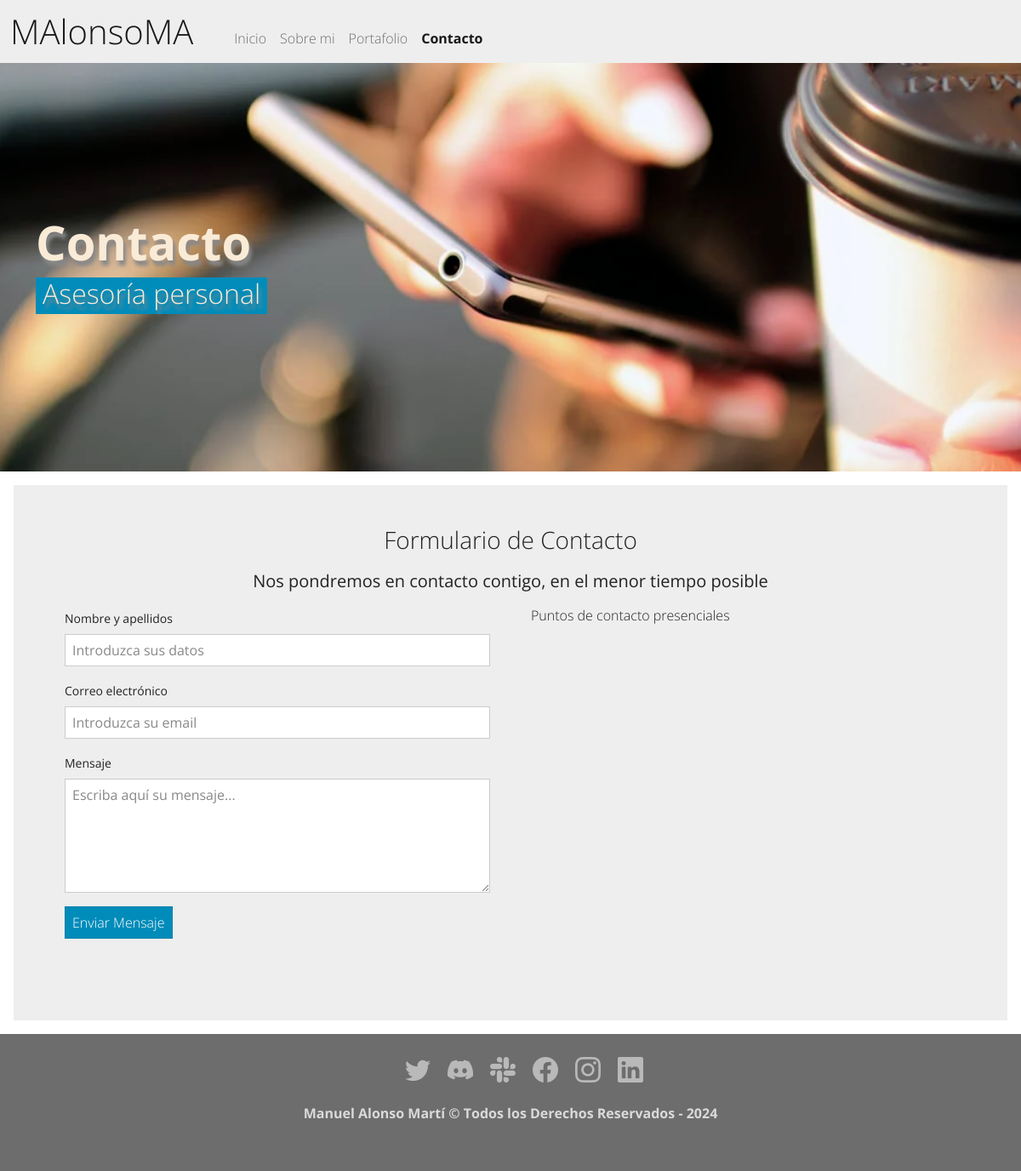
Page /contact/ on the earlier database version.
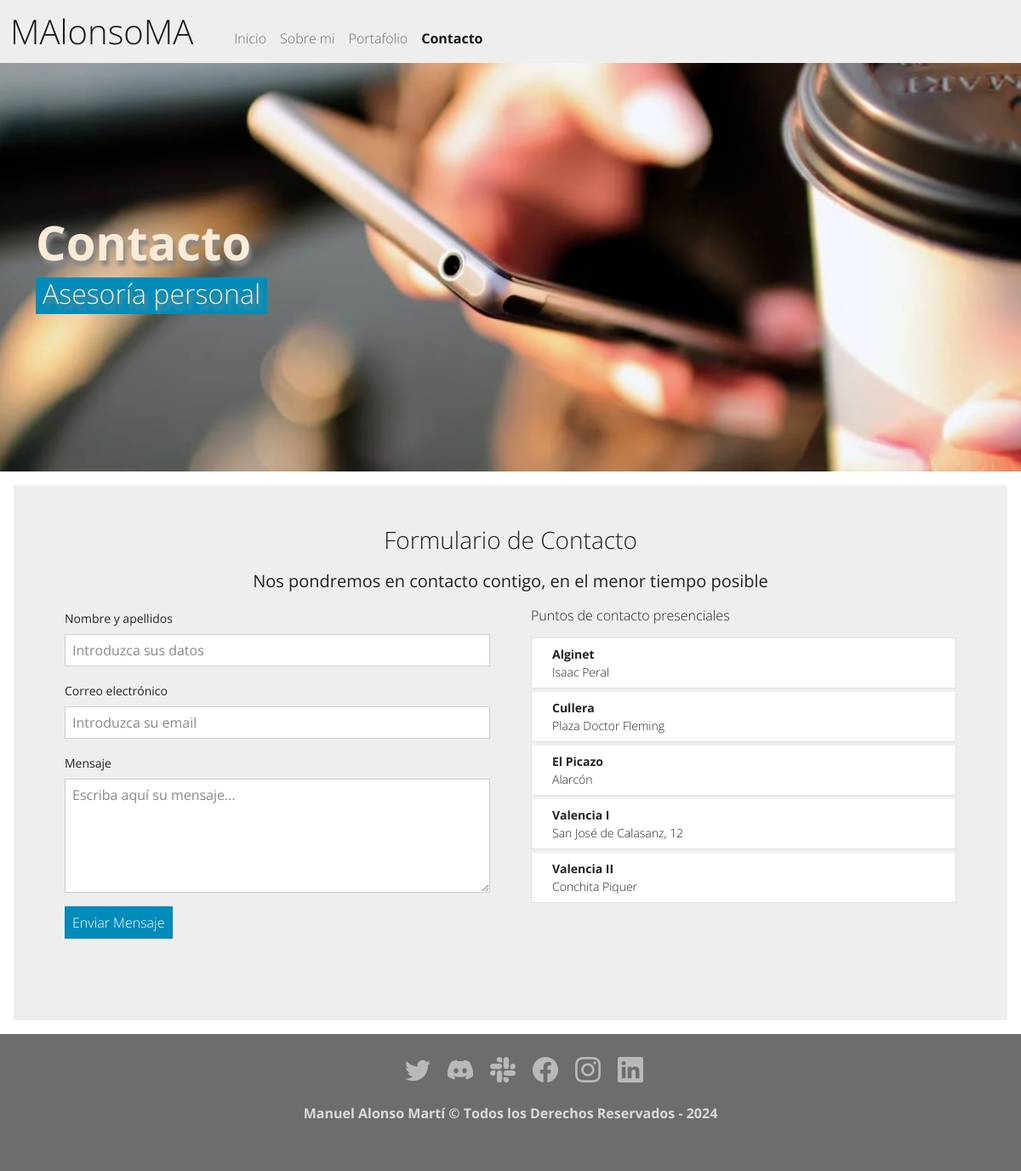
Same page on the later database version.
### contact/models.py (models this page shows, shortened)
class Location(models.Model):
    name = models.CharField(max_length=250, verbose_name='Nombre localización')
    address = models.CharField(max_length=250, verbose_name='Dirección')
    lat = models.FloatField(verbose_name='Latitud')
    lng = models.FloatField(verbose_name='Longitud')
    class Meta:
        verbose_name = 'Localización'
        verbose_name_plural = 'Localizaciones'
        ordering = ['name']

### contact/views.py (the view, shortened to what this page needs)
# urls.py: path('', contact, name='contact'),
def contact(request):
    contact_form = ContactForm()
    locations = Location.objects.all()
    initialMap = folium.Map(location=[39.4873809,-0.9086], zoom_start=9, maxheight=1000)
    latitudes = [location.lat for location in locations]
    longitudes = [location.lng for location in locations]
    popups = [location.name for location in locations]
    FastMarkerCluster(data=list(zip(latitudes, longitudes, popups))).add_to(initialMap)
    return render(request, 'contact/contact.html', {'form':contact_form,'map':initialMap._repr_html_(), 'locations':locations})

### contact/forms.py
class ContactForm(forms.Form):
    name = forms.CharField(label='Nombre y Apellido', required=True, min_length=5, max_length=25, widget=forms.TextInput(attrs={'class':'form-control', 'placeholder':'Introduzca sus datos'}))
    email = forms.EmailField(label='Correo Electrónico', required=True, max_length=100, widget=forms.EmailInput(attrs={'class':'form-control', 'placeholder':'Introduzca su email'}))
    message = forms.CharField(label='Mensaje', required=True, widget=forms.Textarea(attrs={'class':'form-control', 'placeholder':'Escriba aquí su mensaje...','rows':5}))

### redsocial/processors.py (called while the page is built)
def ctx_dict(request):
    ctx = {}
    links = Link.objects.all()
    for link in links:
        ctx[link.key] = link.url
    return ctx

### contact/templates/contact/contact.html (shortened to what this page needs)
{% extends 'core/base.html' %}
{% load static%}
{% block image-header %} contact {% endblock %}
{% block title-header %}
<div>
    <h1 class="display-4 fw-bold">Contacto</h1>
</div>
<div>
    <h3 class="fs-2 bg-primary d-inline-block px-2 pb-1">Asesoría personal</h3>
</div>
{% endblock %}
{% block content %}
    <h3 class="text-center">Formulario de Contacto</h3>
    <p class="fs-5 text-center px-5 mt-3 mb-3">Nos pondremos en contacto contigo, en el menor tiempo posible</p>
    <div class="row gx-5">
        <div class="col-md-6 ">
            <form action="" method="POST">
                <div class="mb-3">
                    <label for="name" class="form-label">Nombre y apellidos</label>
                    {{ form.name }}
                </div>
                <div class="mb-3">
                    <label for="email" class="form-label">Correo electrónico</label>
                    {{ form.email }}
                </div>
                <div class="mb-3">
                    <label for="message" class="form-label">Mensaje</label>
                    {{ form.message }}
                </div>
                <input class="btn btn-primary mb-5" type="submit" value="Enviar Mensaje" {% if 'ok' in request.GET %}disabled{% endif %}{% if 'error' in request.GET %}disabled{% endif %}>
            </form>
        </div>
        <div class="col-md-6">
            <h6 class="mb-3">Puntos de contacto presenciales</h6>
            <ol class="list-group ">
                {% for location in locations %}
                <li class="list-group-item d-flex justify-content-between align-items-start mb-1">
                    <div class="ms-2 me-auto">
                    <div class="fw-bold">{{ location.name }}</div>
                    {{ location.address }}
                    </div>
                </li>
                {% endfor %}
            </ol>
        </div>
    </div>
{% endblock %}

### core/templates/core/base.html (shortened to what this page needs)
<!DOCTYPE html>
<html lang="es">
<head>
    {% load static %}
    <link href={% static 'core/css/bootstrap.min.css' %} rel="stylesheet">
    <link rel="stylesheet" href="https://cdn.jsdelivr.net/npm/bootstrap-icons@1.9.1/font/bootstrap-icons.css">
    <link rel="stylesheet" href="https://cdnjs.cloudflare.com/ajax/libs/font-awesome/5.15.3/css/all.min.css" />
    <link rel="stylesheet" href={% static 'core/css/app.css' %}>
</head>
<body>
    <nav class="navbar navbar-expand-lg bg-light">
        <div class="container-fluid">
            <a class="navbar-brand" href='/admin/'><span class="display-6">MAlonsoMA</span></a>
            <div class="collapse navbar-collapse" id="navbarNavAltMarkup">
                <div class="navbar-nav mt-3 ms-4">
                    <a class="nav-link {% if request.path == "/" %}active fw-bold{%endif%}" aria-current="page" href={% url 'home' %}>Inicio</a>
                    <a class="nav-link {% if request.path == "/about/" %}active fw-bold{%endif%}" href={% url 'about' %}>Sobre mi</a>
                    <a class="nav-link {% if request.path == "/portfolio/" or "project" in request.path %}active fw-bold{%endif%}" href={% url 'portfolio' %}>Portafolio</a>
                    <a class="nav-link {% if request.path == "/contact/" %}active fw-bold{%endif%}" href={% url 'contact' %}>Contacto</a>
                </div>
            </div>
        </div>
    </nav>
    <div class="{% block image-header %} {% endblock %} imagen-fondo">
        <div class="container">
            <div class="row">
                <div class="col-12 titulos">
                    {% block title-header %} {% endblock %}
                </div>
            </div>
        </div>
    </div>
    <div class="position-relative overflow-hidden p-3 p-md-5 m-md-3 bg-light">
        <div class="container ">
            {% block content %} {% endblock %}
        </div>
    </div>
    <footer class="footer">
        <div class="footer__redes">
            <ul class="footer__lista">
                {% if LINK_TWITTER %}
                <li class="footer__item">
                    <a class="footer__icono" href={{ LINK_TWITTER }}><i class="bi bi-twitter"></i></a>
                </li>
                {% endif %}
                {% if LINK_DISCORD %}
                <li class="footer__item">
                    <a class="footer__icono" href={{ LINK_DISCORD }}><i class="bi bi-discord"></i></a>
                </li>
                {% endif %}
                {% if LINK_SLACK %}
                <li class="footer__item">
                    <a class="footer__icono" href={{ LINK_SLACK }}><i class="bi bi-slack"></i></a>
                </li>
                {% endif %}
                {% if LINK_FACEBOOK %}
                <li class="footer__item">
                    <a class="footer__icono" href={{ LINK_FACEBOOK }}><i class="bi bi-facebook"></i></a>
                </li>
                {% endif %}
                {% if LINK_INSTAGRAM %}
                <li class="footer__item">
                    <a class="footer__icono" href={{ LINK_INSTAGRAM }}><i class="bi bi-instagram"></i></a>
                </li>
                {% endif %}
                {% if LINK_LINKEDIN %}
                <li class="footer__item">
                    <a class="footer__icono" href={{ LINK_LINKEDIN }}><i class="bi bi-linkedin"></i></a>
                </li>
                {% endif %}
            </ul>
        </div>
        <div class="footer__texto">
            <p>Manuel Alonso Martí &copy; Todos los Derechos Reservados - 2024</p>
        </div>
    </footer>
</body>
</html>

### core/static/core/css/app.css (style rules this page uses)
.contact { background-image: url(../../../media/backgrounds/contact-bg.jpg); }
.imagen-fondo { background-position: center center; min-height: 60vh; background-attachment:scroll; background-size: cover; background-repeat: no-repeat; }
.titulos { color: antiquewhite; display: flex; flex-direction: column; justify-content: center; min-height: 60vh; text-shadow: 3px 6px 4px #888; }
.footer { grid-area: footer; background-color: #6d6d6d; color: #dadada; display: flex; flex-direction: column; align-items: center; justify-content: center; width: 100%; padding-top: 20px; padding-bottom: 20px; }
.footer__texto { font-weight: 700; margin-bottom: 20px; text-align: center; }
.footer__lista { text-decoration: none; display: flex; list-style: none; justify-content: center; }
.footer__icono { color: #b9b9b9; font-size: 30px; padding: 0 10px; display: block; }

Differences in the rows shown:
added Location: name "Alginet", address "Isaac Peral"
added Location: name "Cullera", address "Plaza Doctor Fleming"
added Location: name "El Picazo", address "Alarcón"
added Location: name "Valencia I", address "San José de Calasanz, 12"
added Location: name "Valencia II", address "Conchita Piquer"
